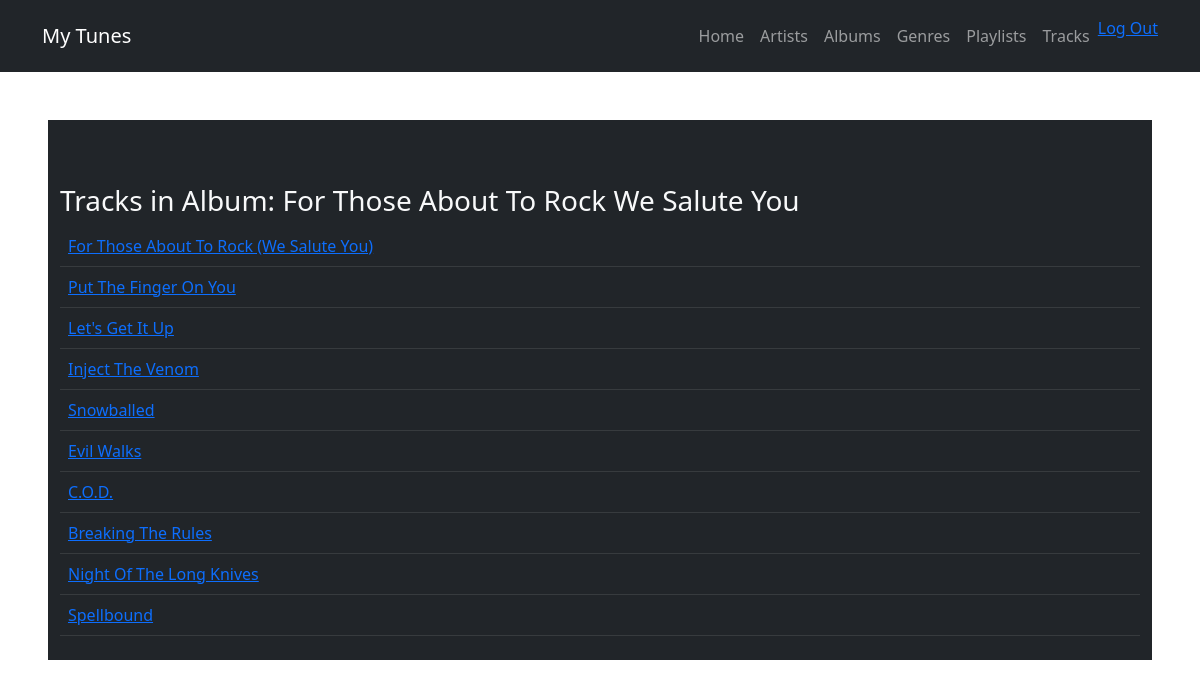
Page /tunes/album/1 (signed in) on the committed database.
### tunes/models.py (models this page shows)
class Album(models.Model):
    title = models.CharField(max_length = 160)
    artist = models.ForeignKey(Artist, null = True, blank = True, on_delete = models.CASCADE)
    def __str__(self):
        return self.title

class Track(models.Model):
    name = models.CharField(max_length = 200)
    album = models.ForeignKey(Album, on_delete = models.CASCADE)
    genre = models.ForeignKey(Genre, null = True, blank = True, on_delete = models.SET_NULL)
    composer = models.CharField(null = True, blank = True, max_length = 220)
    milliseconds = models.IntegerField()
    def __str__(self):
        return self.name

### tunes/views.py (the view)
# urls.py: path('album/<int:album_id>', views.detail_album, name = "specific_album"),
def detail_album(request, album_id):
    album = Album.objects.get(id = album_id)
    return render(request, 'tunes/albumdetail.html', context = {"album": album})

### tunes/templates/tunes/albumdetail.html
{% extends "tunes/base_template.html" %}
{% block content %}
    <h3>Tracks in Album: {{ album }}</h3>
    <table class="table table-dark table-hover">
        {% for track in album.track_set.all %}
        <tr>
            <td> <a href="{% url 'tunes:specific_track' track.id %}">{{ track }}</a></td>
        </tr>
        {% endfor %}
    </table>
{% endblock %}

### rows in the picture
Album: title "For Those About To Rock We Salute You"
Track: name "For Those About To Rock (We Salute You)"
Track: name "Put The Finger On You"
Track: name "Let's Get It Up"
Track: name "Inject The Venom"
Track: name "Snowballed"
Track: name "Evil Walks"
Track: name "C.O.D."
Track: name "Breaking The Rules"
Track: name "Night Of The Long Knives"
Track: name "Spellbound"
